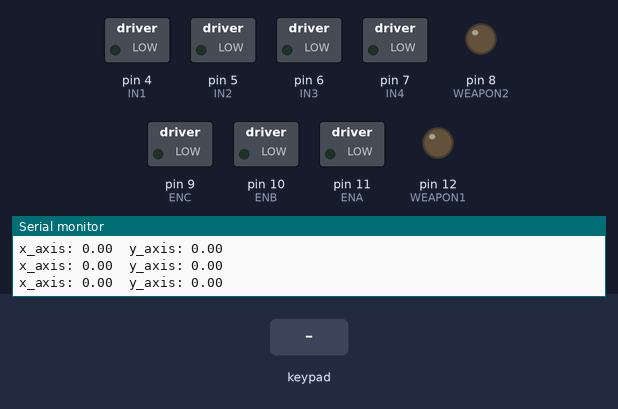
The program below on a simulated Arduino Uno, built with avr-gcc and run on an emulated ATmega328P. On the bench: switched loads named in the program (green lamp = pin HIGH), output pins drawn as LEDs (lit = HIGH), the last lines printed to the serial monitor. Inputs (shaded band) come from the test bench.

Above: at 1.2 s.
1.3 s: key 'D' pressed
At 1.52 s:
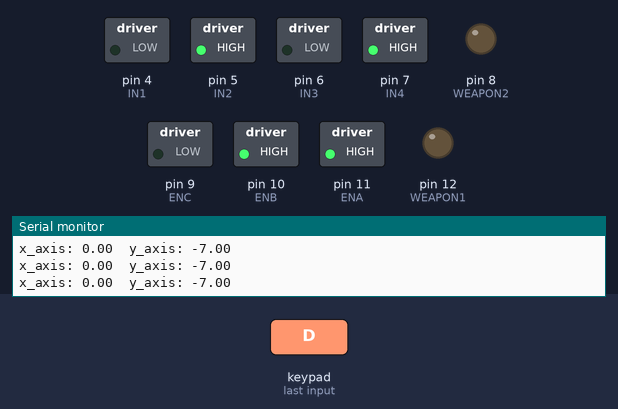
3.2 s: key 'L' pressed
At 3.42 s:
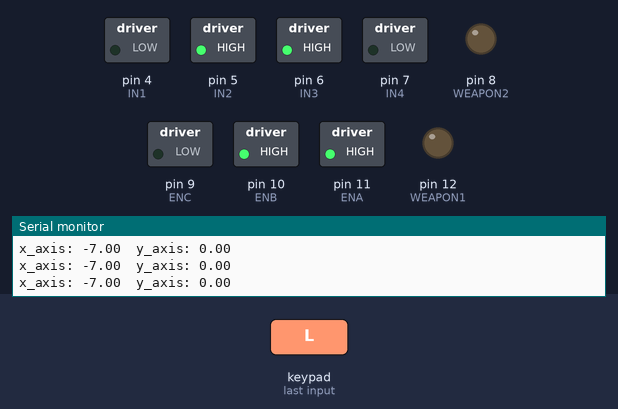
5.1 s: key 'U' pressed
At 5.32 s:
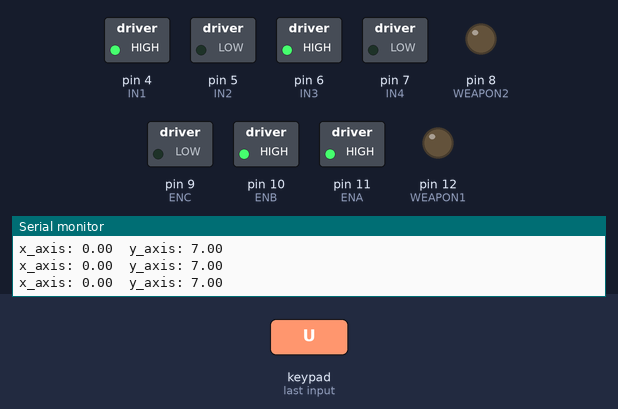
7.0 s: key 'R' pressed
At 7.22 s:
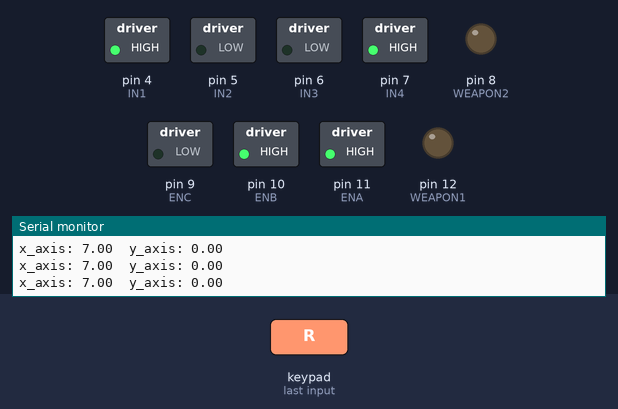
8.9 s: key 'T' pressed
At 9.07 s:
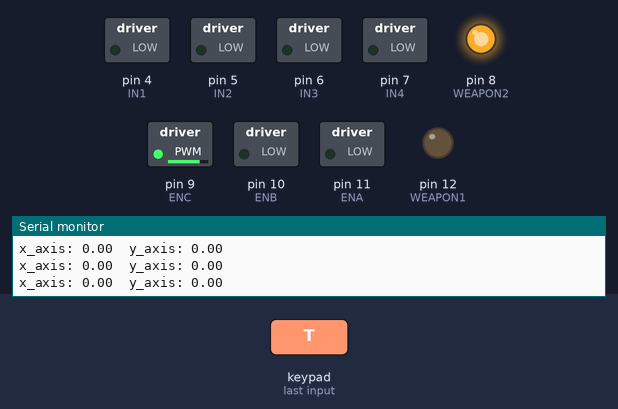
Timing chart, 0 to 11.7 s (numbered marks = the images above; inputs shaded):
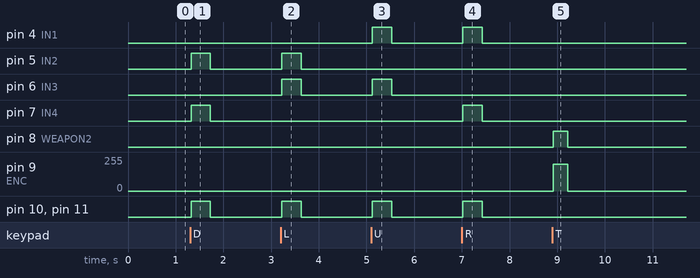

Measured:
- after the input at 1.3 s, pin 5 (IN2), pin 7 (IN4), pin 10 (ENB), pin 11 (ENA): LOW → HIGH at once, → LOW 0.40 s later
- after the input at 3.2 s, pin 5 (IN2), pin 6 (IN3), pin 10 (ENB), pin 11 (ENA): LOW → HIGH at once, → LOW 0.40 s later
- after the input at 5.1 s, pin 4 (IN1), pin 6 (IN3), pin 10 (ENB), pin 11 (ENA): LOW → HIGH at once, → LOW 0.41 s later
- after the input at 7.0 s, pin 4 (IN1), pin 7 (IN4), pin 10 (ENB), pin 11 (ENA): LOW → HIGH at once, → LOW 0.41 s later
- after the input at 8.9 s, pin 8 (WEAPON2): LOW → HIGH at once, → LOW 0.30 s later; pin 9 (ENC): 0/255 → 200/255 at once, → 0/255 0.30 s later

The program:

main.cpp
```cpp
#include <Arduino.h>


#define CUSTOM_SETTINGS
#define INCLUDE_GAMEPAD_MODULE
#include <Dabble.h>

// Definicao de pinos
const int IN1 = 4, IN2 = 5, IN3 = 6, IN4 = 7, WEAPON1 = 12, WEAPON2 = 8, ENC = 9, ENA = 11, ENB = 10;
int speed,spdWeapon, coeficienteSpd = 1;
bool onWeapon = false, WEAPON1_DIR = LOW, WEAPON2_DIR = HIGH;
unsigned long lastPress = 0, lastPress1 = 0;


void moveRobot(int spd1, int spd2){

  if (spd1 > 0) {
    digitalWrite(IN1, HIGH);
    digitalWrite(IN2, LOW);
  } else if (spd1 < 0) {
    digitalWrite(IN1, LOW);
    digitalWrite(IN2, HIGH);
  } else {
    digitalWrite(IN1, LOW);
    digitalWrite(IN2, LOW);
  }

  if (spd2 > 0) {
    digitalWrite(IN3, HIGH);
    digitalWrite(IN4, LOW);
  } else if (spd2 < 0) {
    digitalWrite(IN3, LOW);
    digitalWrite(IN4, HIGH);
  } else {
    digitalWrite(IN3, LOW);
    digitalWrite(IN4, LOW);
  }

  analogWrite(ENA, abs(spd1));
  analogWrite(ENB, abs(spd2));

}

void moveRobotJoystick(float x_axis, float y_axis){

  int forward = (int) map(y_axis, -7, 7, -255, 255);
  int turn = (int) map(x_axis, -7,7,-255,255);

  int spd1 =  forward + turn;
  int spd2 = forward - turn;


  spd1 = constrain(spd1, -255, 255) * coeficienteSpd;
  spd2 = constrain(spd2, -255, 255) * coeficienteSpd;

  moveRobot(spd1, spd2);
}

void setup() {

  pinMode(IN1, OUTPUT);
  pinMode(IN2, OUTPUT);
  pinMode(IN3, OUTPUT);
  pinMode(IN4, OUTPUT);

  pinMode(WEAPON1, OUTPUT);
  pinMode(WEAPON2, OUTPUT);

  spdWeapon = 200;

  Serial.begin(19200);
  Dabble.begin(9600);
}

void loop() {
   Dabble.processInput();

  float x = GamePad.getXaxisData();
  Serial.print("x_axis: ");
  Serial.print(x);
  Serial.print('\t');
  float y = GamePad.getYaxisData();
  Serial.print("y_axis: ");
  Serial.println(y);
  Serial.println();


  // Modo - Joystick
  if((x != 0) || (y != 0)) {
      moveRobotJoystick(x,y);
  }
  // Modo - Dpad
  else{
    speed = 255 * coeficienteSpd;
    if (GamePad.isUpPressed())
    {
      Serial.println("Up");
      moveRobot(speed, speed);
    }
    else if (GamePad.isDownPressed())
    {
      Serial.print("Down");
      moveRobot(-speed, -speed);
    }
    else if (GamePad.isLeftPressed())
    {
      moveRobot(-speed, speed);
    }
    else if (GamePad.isRightPressed())
    {
      moveRobot(speed,-speed);

    } else {
      moveRobot(0,0);
    }

  }

  // Inverter movimento
  if (GamePad.isCrossPressed())
  {
    if(millis() - lastPress1 > 300){
      coeficienteSpd *= -1;
      WEAPON1_DIR = !WEAPON1_DIR;
      WEAPON2_DIR = !WEAPON2_DIR;
      lastPress1 = millis();
    }
  }

  // Controle da arma
  if (GamePad.isTrianglePressed())
  {
    if(millis() - lastPress > 300){
      onWeapon = !onWeapon;
      lastPress = millis();
    }
  }

  if(onWeapon){
    digitalWrite(WEAPON1, WEAPON1_DIR);
    digitalWrite(WEAPON2, WEAPON2_DIR);
    analogWrite(ENC, spdWeapon);
  } else{
    digitalWrite(WEAPON1, LOW);
    digitalWrite(WEAPON2, LOW);
    analogWrite(ENC, 0);
  }


}
```
